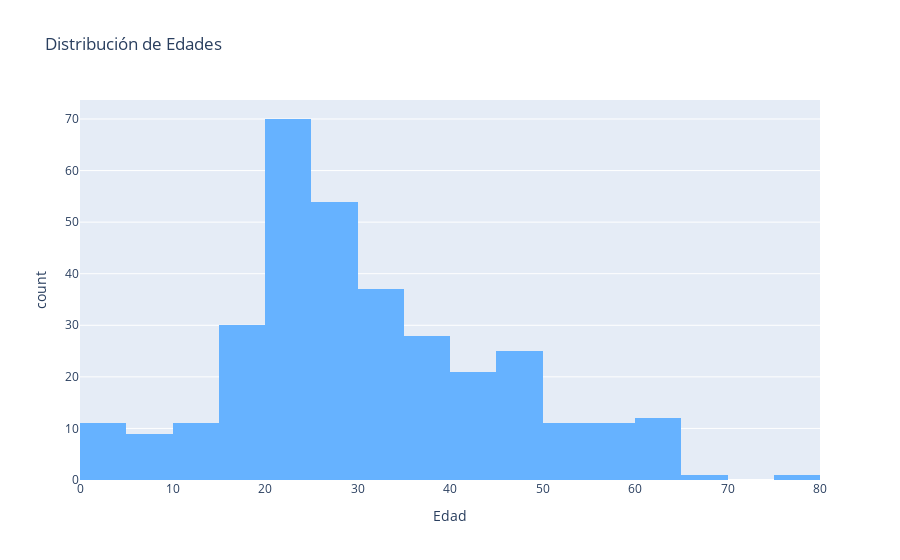

This figure's notebook cell:
### Markdown cell above
### Distribución de Edades

### Code cell
# Gráfico de distribución de edades
fig_age = px.histogram(df, x='Age', nbins=30, title='Distribución de Edades',
                        labels={'Age': 'Edad'},
                        color_discrete_sequence=['#66B2FF'])

fig_age.show()

### Figure 1 — Plotly figure (JSON) as saved in the notebook; plotly's stock layout.template omitted (floating-point values rounded to 4 significant figures; data arrays with more than 128 entries replaced by an {"elided": "..."} marker saying what was removed)
{"data": [{"alignmentgroup": "True", "bingroup": "x", "hovertemplate": "Edad=%{x}<br>count=%{y}<extra></extra>", "legendgroup": "", "marker": {"color": "#66B2FF", "pattern": {"shape": ""}}, "name": "", "nbinsx": 30, "offsetgroup": "", "orientation": "v", "showlegend": false, "type": "histogram", "x": {"elided": "418 float values"}, "xaxis": "x", "yaxis": "y"}], "layout": {"barmode": "relative", "legend": {"tracegroupgap": 0}, "title": {"text": "Distribución de Edades"}, "xaxis": {"anchor": "y", "domain": [0, 1], "title": {"text": "Edad"}}, "yaxis": {"anchor": "x", "domain": [0, 1], "title": {"text": "count"}}}}
